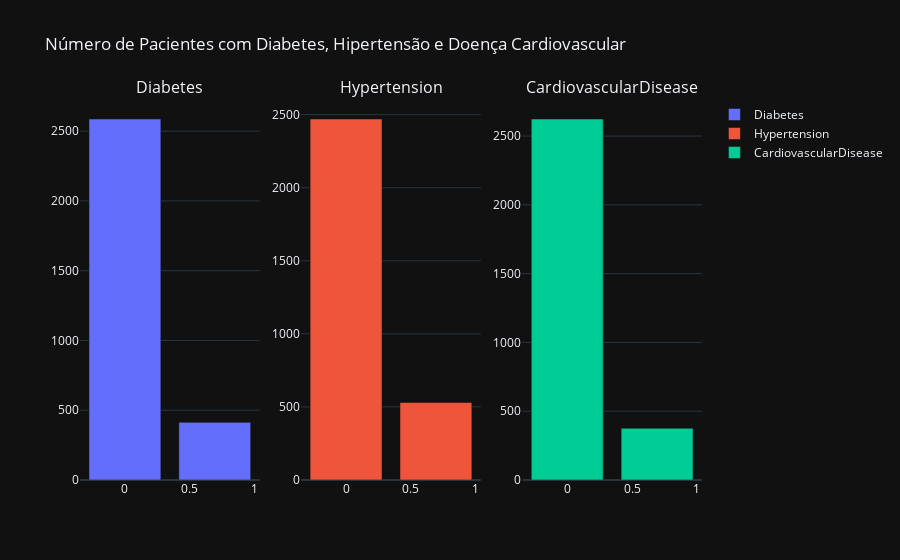

Notebook cell for this chart:
### Markdown cell above
# Quantos pacientes têm diabetes, hipertensão e doença cardiovascular?

### Code cell
doencas = ['Diabetes', 'Hypertension', 'CardiovascularDisease']
fig = make_subplots(rows=1, cols=3, subplot_titles=doencas)
for i, doenca in enumerate(doencas, 1):
    contagem_doenca = data[doenca].value_counts()
    fig.add_trace(go.Bar(x=contagem_doenca.index, y=contagem_doenca.values, name=doenca), row=1, col=i)
fig.update_layout(title="Número de Pacientes com Diabetes, Hipertensão e Doença Cardiovascular", template="plotly_dark")
fig.show()

### Figure 1 — Plotly figure (JSON) as saved in the notebook; plotly's stock layout.template omitted (floating-point values rounded to 4 significant figures)
{"data": [{"name": "Diabetes", "type": "bar", "x": [0.0, 0.6931], "xaxis": "x", "y": [2587, 413], "yaxis": "y"}, {"name": "Hypertension", "type": "bar", "x": [0.0, 0.6931], "xaxis": "x2", "y": [2470, 530], "yaxis": "y2"}, {"name": "CardiovascularDisease", "type": "bar", "x": [0.0, 0.6931], "xaxis": "x3", "y": [2624, 376], "yaxis": "y3"}], "layout": {"annotations": [{"font": {"size": 16}, "showarrow": false, "text": "Diabetes", "x": 0.1444, "xanchor": "center", "xref": "paper", "y": 1, "yanchor": "bottom", "yref": "paper"}, {"font": {"size": 16}, "showarrow": false, "text": "Hypertension", "x": 0.5, "xanchor": "center", "xref": "paper", "y": 1, "yanchor": "bottom", "yref": "paper"}, {"font": {"size": 16}, "showarrow": false, "text": "CardiovascularDisease", "x": 0.8556, "xanchor": "center", "xref": "paper", "y": 1, "yanchor": "bottom", "yref": "paper"}], "title": {"text": "Número de Pacientes com Diabetes, Hipertensão e Doença Cardiovascular"}, "xaxis": {"anchor": "y", "domain": [0, 0.2889]}, "xaxis2": {"anchor": "y2", "domain": [0.3556, 0.6444]}, "xaxis3": {"anchor": "y3", "domain": [0.7111, 1]}, "yaxis": {"anchor": "x", "domain": [0, 1]}, "yaxis2": {"anchor": "x2", "domain": [0, 1]}, "yaxis3": {"anchor": "x3", "domain": [0, 1]}}}
